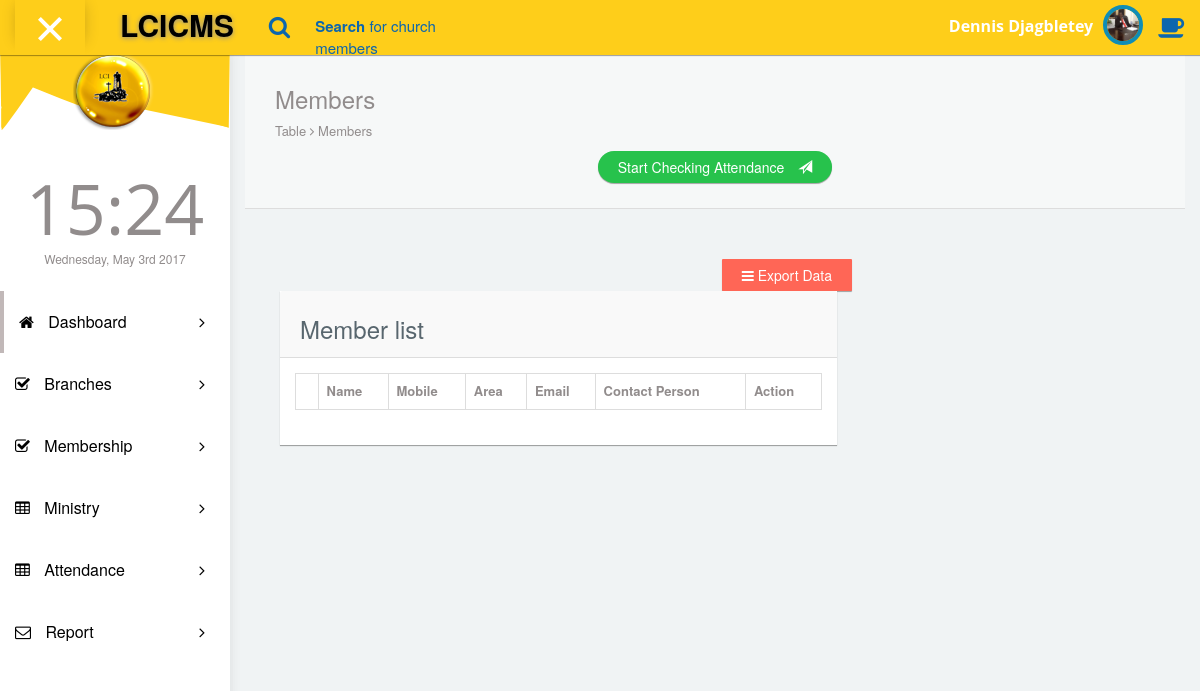
The page /cms/member_attendance.php (signed in) on the database its author committed.
### tables this page shows
CREATE TABLE `accounts` (
  `accountid` int(250) NOT NULL,
  `username` varchar(250) NOT NULL,
  `password` varchar(250) NOT NULL,
  `realpass` varchar(255) NOT NULL,
  `account_type` int(255) NOT NULL,
  `memberid` int(255) NOT NULL,
  `administrator` int(255) NOT NULL,
  `ministry_head` int(255) NOT NULL,
  `shepherd` int(255) NOT NULL,
  `data_entry` int(255) NOT NULL,
  `follow_up` int(255) NOT NULL,
  `account` int(255) NOT NULL,
  `information` int(255) NOT NULL,
  `date` varchar(250) NOT NULL
);

CREATE TABLE `member` (
  `memberid` int(250) NOT NULL,
  `salutation` varchar(50) NOT NULL,
  `firstname` varchar(250) NOT NULL,
  `lastname` varchar(250) NOT NULL,
  `dob` varchar(255) NOT NULL,
  `gender` varchar(50) NOT NULL,
  `maritalstatus` varchar(250) NOT NULL,
  `occupation` varchar(250) NOT NULL,
  `nationality` varchar(250) NOT NULL,
  `residence` varchar(255) NOT NULL,
  `post_address` varchar(255) NOT NULL,
  `directiontohse` text NOT NULL,
  `mobile1` varchar(250) NOT NULL,
  `mobile2` varchar(255) NOT NULL,
  `email` varchar(250) NOT NULL,
  `branch_id` int(250) NOT NULL,
  `cp` int(250) NOT NULL,
  `cp_rel` varchar(255) NOT NULL,
  `cp_mobile` varchar(255) NOT NULL,
  `date` timestamp(6) NOT NULL DEFAULT CURRENT_TIMESTAMP(6) ON UPDATE CURRENT_TIMESTAMP(6),
  `picture` text NOT NULL,
  `lng` double NOT NULL,
  `lat` double NOT NULL,
  `bday` varchar(255) NOT NULL,
  `yearjoin` varchar(50) NOT NULL
);

### cms/database/database.php (called while the page is built, shortened)
<?php
class Database_conn {
    private $host = "localhost";
    private $user = "lcinavro_user";
    private $password = "lcinavro1234";
    private $database = "lcinavro_cms";
    function connectDB() {
        $conn = mysqli_connect($this->host, $this->user, $this->password, $this->database);
        return $conn;
    }
}
?>

### cms/member_attendance.php (the view, shortened to what this page needs)
<!DOCTYPE html>
<html lang="en">
<head>
  <?php
			  include('database/database.php');
include('loadmenu.php');
  ?>
  <link rel="stylesheet" type="text/css" href="asset/css/bootstrap.min.css">
  <link rel="stylesheet" type="text/css" href="asset/css/plugins/font-awesome.min.css"/>
  <link rel="stylesheet" type="text/css" href="asset/css/plugins/datatables.bootstrap.min.css"/>
  <link rel="stylesheet" type="text/css" href="asset/css/plugins/animate.min.css"/>
  <link href="asset/css/style.css" rel="stylesheet">
</head>
<body id="LCICMS" class="dashboard">
 <?php
										$tablequeryhead="SELECT * FROM member INNER JOIN accounts ON accounts.memberid=member.memberid WHERE accounts.accountid='".$_SESSION['accountid']."'";
										$tableresulthead = mysqli_query($process->connectDB(),$tablequeryhead);
										$tablerowshead=mysqli_fetch_assoc($tableresulthead);
										  ?>
        <nav class="navbar navbar-default header navbar-fixed-top">
          <div class="col-md-12 nav-wrapper">
            <div class="navbar-header" style="width:100%;">
              <div class="opener-left-menu is-open">
                <span class="bottom"></span>
              </div>
                <a href="index.php" class="navbar-brand">
                 <b>LCICMS</b>
                </a>
              <ul class="nav navbar-nav search-nav">
                <li>
                   <div class="search">
                    <span class="fa fa-search icon-search" style="font-size:23px;"></span>
                    <div class="form-group form-animate-text">
                      <input type="text" class="form-text" required>
                      <label class="label-search"><b>Search</b> for church members </label>
                    </div>
                  </div>
                </li>
              </ul>
              <ul class="nav navbar-nav navbar-right user-nav">
                <li class="user-name"><span><?php echo $tablerowshead['firstname'].' '.$tablerowshead['lastname']; ?></span></li>
                  <li class="dropdown avatar-dropdown">
                   <img src="form/img/img_member/<?php echo $tablerowshead['picture']; ?>" class="img-circle avatar" alt="user name" data-toggle="dropdown" aria-haspopup="true" aria-expanded="true"/>
                </li>
                <li ><a href="#" class="opener-right-menu"><span class="fa fa-coffee"></span></a></li>
              </ul>
            </div>
          </div>
        </nav>
      <div class="container-fluid LCICMS-wrapper">
            <div id="left-menu">
             <?php echo left_menu();  ?>
			</div>
            <div id="content">
               <div class="panel box-shadow-none content-header">
                  <div class="panel-body">
                    <div class="col-md-12">
                        <h3 class="animated fadeInLeft">Members</h3>
                        <p class="animated fadeInDown">
                          Table <span class="fa-angle-right fa"></span> Members
                        </p>
						<p class="text-center">
                      <a href="form/attendance.php" class="btn btn-success btn-round green"> Start Checking Attendance  <span style="margin-left:10px;" class="glyphicon glyphicon-send"></span></a>
                    </p>
                    </div>
                  </div>
              </div>
              <div class="col-md-12 top-20 padding-0">
			  <div style="float:left; margin-top:10px; margin-right:10px; padding-left: 20px;" id="DontPrint">
						 <div class="btn-group pull-right">
                                        <button class="btn btn-danger dropdown-toggle" data-toggle="dropdown"><i class="fa fa-bars"></i> Export Data</button>
                                    </div>
                <div class="col-md-12">
                  <div class="panel">
                    <div class="panel-heading"><h3>Member list</h3></div>
                    <div class="panel-body">
                      <div class="responsive-table">
                      <table id="datatables-example" class="table table-striped table-bordered datatable" width="100%" cellspacing="0">
                      <thead>
                        <tr>
						<th></th>
                          <th>Name</th>
                          <th>Mobile</th>
                          <th>Area</th>
                          <th>Email</th>
                          <th>Contact Person</th>
                          <th>Action</th>
                        </tr>
                      </thead>
                        </table>
                      </div>
                  </div>
                </div>
              </div>
              </div>
            </div>
      </div>
</body>
</html>

### rows shown on the page
accounts: memberid.firstname "Dennis", memberid.lastname "Djagbletey", memberid.picture (picture)
